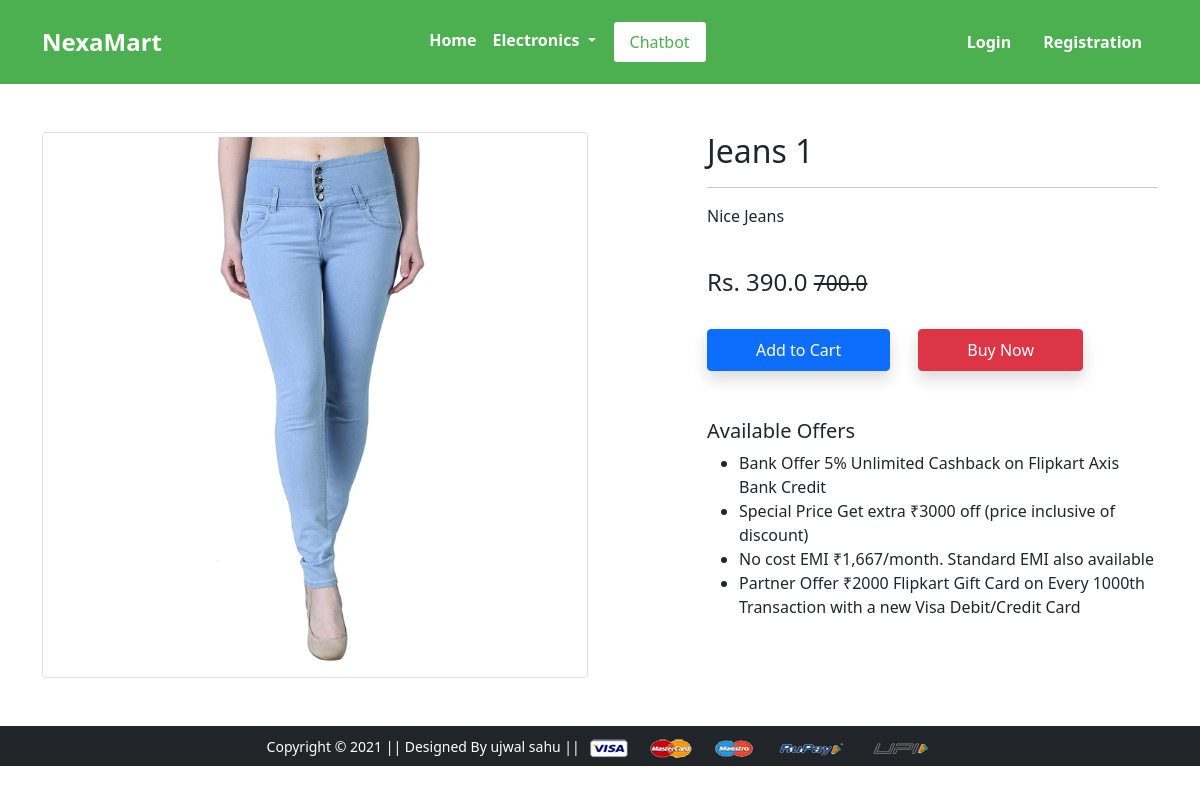
The page /product-detail/9/ on the database its author committed.
### app/models.py (models this page shows, shortened)
class Product(models.Model):
 title = models.CharField(max_length=100)
 selling_price = models.FloatField()
 discounted_price = models.FloatField()
 description = models.TextField()
 brand = models.CharField(max_length=100)
 category = models.CharField( choices=CATEGORY_CHOICES, max_length=2)
 product_image = models.ImageField(upload_to='productimg')

### app/views.py (the view)
# urls.py: path('product-detail/<int:pk>/', views.ProductDetailView.as_view(), name='product-detail'),
class ProductDetailView(View):
	def get(self, request, pk):
		totalitem = 0
		product = Product.objects.get(pk=pk)
		print(product.id)
		item_already_in_cart=False
		if request.user.is_authenticated:
			totalitem = len(Cart.objects.filter(user=request.user))
			item_already_in_cart = Cart.objects.filter(Q(product=product.id) & Q(user=request.user)).exists()
		return render(request, 'app/productdetail.html', {'product':product, 'item_already_in_cart':item_already_in_cart, 'totalitem':totalitem})

### app/templates/app/productdetail.html (shortened to what this page needs)
{% extends 'app/base.html' %}
{% load static %}
{% block main-content %}
<div class="container my-5">
 <div class="row">
  <div class="col-sm-6 text-center align-self-center">
   <img src="{{product.product_image.url}}" alt="" class="img-fluid img-thumbnail">
  </div>
  <div class="col-sm-5 offset-sm-1">
   <h2>{{product.title}}</h2>
   <hr>
   <p>{{product.description}}</p> <br>
   <h4>Rs. {{product.discounted_price}} <small class="fw-light text-decoration-line-through">{{product.selling_price}}</small></h4> <br>
   {% if not request.user.is_authenticated %}
     <form action="/add-to-cart" class="d-inline">
      <button type="submit" class="btn btn-primary shadow px-5 py-2">Add to Cart</button>
     </form>
   {% endif %}
   <a href="{% url 'checkout' %}" class="btn btn-danger shadow px-5 py-2 ms-4">Buy Now</a>
   <h5 class="mt-5">Available Offers</h5>
   <ul>
    <li>Bank Offer 5% Unlimited Cashback on Flipkart Axis Bank Credit</li>
    <li>Special Price Get extra ₹3000 off (price inclusive of discount)</li>
    <li>No cost EMI ₹1,667/month. Standard EMI also available</li>
    <li>Partner Offer ₹2000 Flipkart Gift Card on Every 1000th Transaction with a new Visa Debit/Credit Card</li>
   </ul>
  </div>
 </div>
</div>
{% endblock main-content %}

### rows shown on the page
Product: product_image (picture), title "Jeans 1", description "Nice Jeans", discounted_price "390.0", selling_price "700.0"
